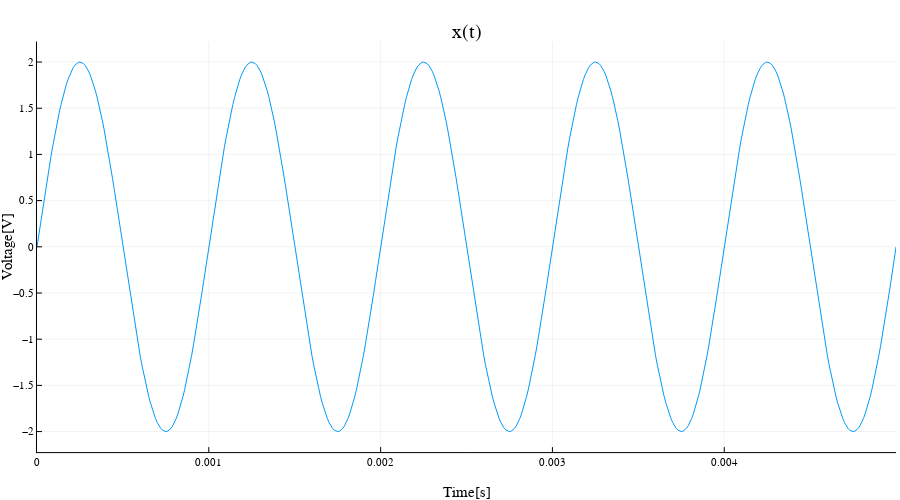
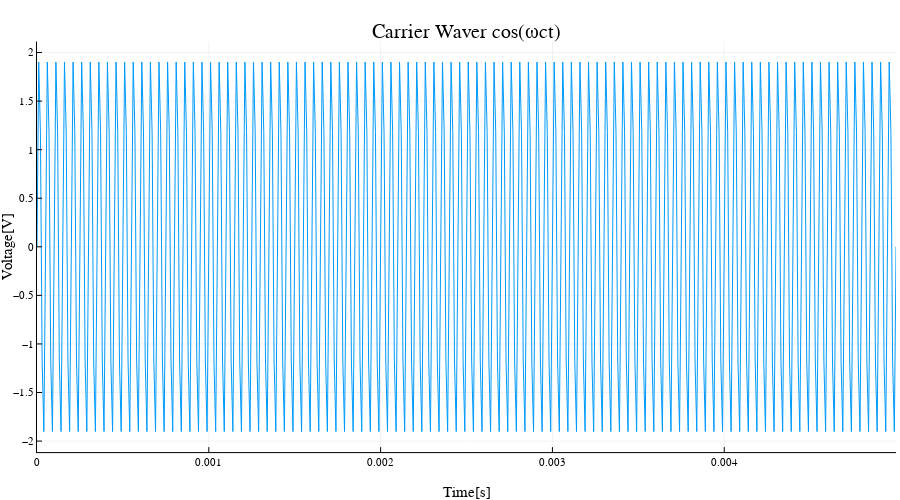
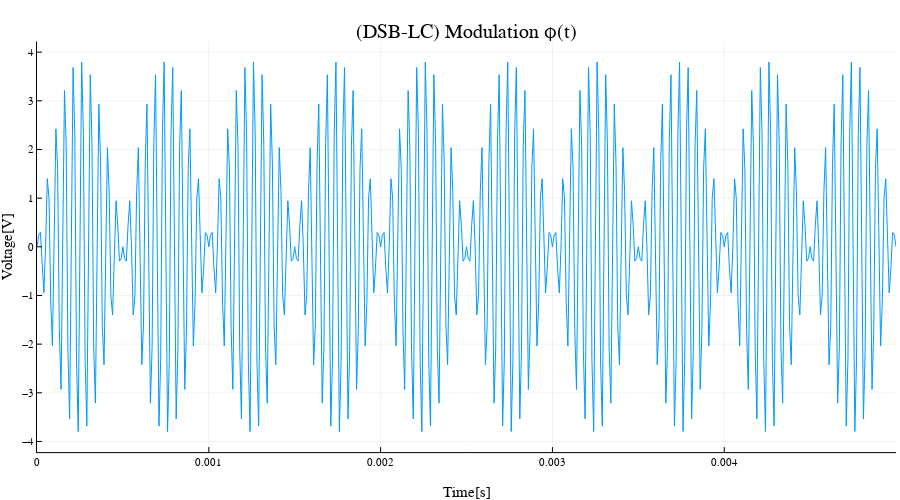
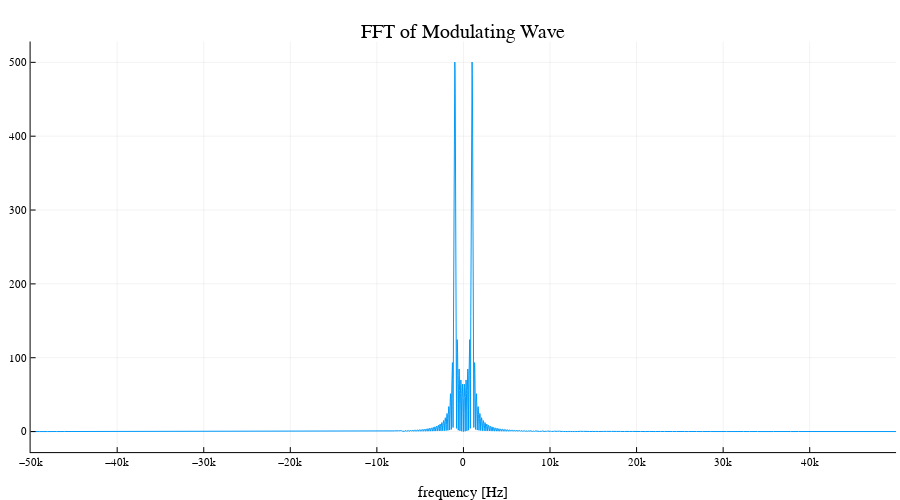

Source (notebook cell) for these figures, in order:
### Code cell
#DSB-SC demodulation

ϕ,t,c,x =myplot(1000,0.005) #ϕ(t) modulated signal
Dsig=ϕ.*c  #demodulated signal before filtering
N = length(t) #Number of samples
#Low Pass Filter components
R=1000 #1kohm
C=160E-9 #160nF
# Create a discrete impulse response to model an RC LPF
h = 1/(R*C).*exp.(-t/(R*C)) * Δt;   # with additional factor Δt
H = fft(h); # fft of lpf

DSC= fft(Dsig); # fft demodulated signal

#multiplying lpf with demodulated signal to recover signal
Y=DSC.*H #recovered signal in frequency domain
y=ifft(Y) #inverse of fft to get time domain signal

# Time Domain
fig = plot(t,Dsig,xlabel=("Time[s]"),ylabel=("Voltage[V]"),title=("Demodulated signal Before filter"));
display(fig)

fig = plot(t,real(y),xlabel=("Time[s]"),ylabel=("Voltage[V]"),title=("Demodulated signal after filter"));
display(fig)

#Fourier of de-modulated signal before filter
Dsig_padded = [Dsig; zeros(7*N)]   # Create an extended array, with 8N samples (by adding 7N extra zeros)
DSC_padded = fft(Dsig_padded)

N_new = length(Dsig_padded)
Δf_new = 1/(N_new*Δt)  # new spacing in frequency domain
#create array of freq values stored in f_axis. First element maps to 0Hz
if mod(N_new,2)==0    # case N even
    f_axis_new = (-N_new/2:N_new/2-1)*Δf_new;    
else   # case N odd
    f_axis_new = (-(N_new-1)/2 : (N_new-1)/2)*Δf_new; 
end

#Fourier of de-modulated signal after filter
y_padded = [y; zeros(7*N)]   # Create an extended array, with 8N samples (by adding 7N extra zeros)
Y_padded = fft(y_padded)

N_new = length(y_padded)
Δf_new = 1/(N_new*Δt)  # new spacing in frequency domain
#create array of freq values stored in f_axis. First element maps to 0Hz
if mod(N_new,2)==0    # case N even
    f_axis_new = (-N_new/2:N_new/2-1)*Δf_new;    
else   # case N odd
    f_axis_new = (-(N_new-1)/2 : (N_new-1)/2)*Δf_new; 
end

#plot fourier transform of de-modulated wave before filter
fig=plot(f_axis_new,fftshift(abs.(DSC_padded)),title=("Demodulated signal before filter"),xlabel=("frequency [Hz]"));
display(fig)
#plot fourier transform of de-modulated wave after filter
fig=plot(f_axis_new,fftshift(abs.(Y_padded)),title=("Demodulated signal| after filter"),xlabel=("frequency [Hz]"));
display(fig)

### Figure 1 — Plotly figure (JSON) as saved in the notebook; plotly's stock layout.template omitted (floating-point values rounded to 4 significant figures; data arrays with more than 128 entries replaced by an {"elided": "..."} marker saying what was removed)
{"data": [{"colorbar": {"title": ""}, "legendgroup": "", "line": {"color": "rgba(0, 154, 250, 1.000)", "dash": "solid", "shape": "linear", "width": 1}, "mode": "lines", "name": "", "showlegend": false, "type": "scatter", "x": {"elided": "501 float values"}, "xaxis": "x", "y": {"elided": "501 float values"}, "yaxis": "y", "zmax": null, "zmin": null}], "layout": {"annotations": [{"font": {"color": "rgba(0, 0, 0, 1.000)", "family": "sans-serif", "size": 20}, "rotation": 0, "showarrow": false, "text": "x(t)", "x": 0.5184, "xanchor": "center", "xref": "paper", "y": 1, "yanchor": "top", "yref": "paper"}], "height": 500, "legend_position": {"bgcolor": "rgba(255, 255, 255, 1.000)", "bordercolor": "rgba(0, 0, 0, 1.000)", "borderwidth": 1, "font": {"color": "rgba(0, 0, 0, 1.000)", "family": "sans-serif", "size": 11}, "title": {"font": {"color": "rgba(0, 0, 0, 1.000)", "family": "sans-serif", "size": 15}, "text": ""}, "tracegroupgap": 0, "traceorder": "normal", "x": 1, "xanchor": "auto", "y": 1, "yanchor": "auto"}, "margin": {"b": 20, "l": 0, "r": 0, "t": 20}, "paper_bgcolor": "rgba(255, 255, 255, 1.000)", "plot_bgcolor": "rgba(255, 255, 255, 1.000)", "showlegend": true, "width": 900, "xaxis": {"anchor": "y", "domain": [0.0411, 0.9956], "gridcolor": "rgba(0, 0, 0, 0.100)", "gridwidth": 0.5, "linecolor": "rgba(0, 0, 0, 1.000)", "mirror": false, "showgrid": true, "showline": true, "showticklabels": true, "tickangle": 0, "tickcolor": "rgb(0, 0, 0)", "tickfont": {"color": "rgba(0, 0, 0, 1.000)", "family": "sans-serif", "size": 11}, "ticks": "inside", "title": "Time[s]", "titlefont": {"color": "rgba(0, 0, 0, 1.000)", "family": "sans-serif", "size": 15}, "type": "-", "visible": true, "zeroline": false, "zerolinecolor": "rgba(0, 0, 0, 1.000)"}, "yaxis": {"anchor": "x", "domain": [0.06065, 0.9532], "gridcolor": "rgba(0, 0, 0, 0.100)", "gridwidth": 0.5, "linecolor": "rgba(0, 0, 0, 1.000)", "mirror": false, "showgrid": true, "showline": true, "showticklabels": true, "tickangle": 0, "tickcolor": "rgb(0, 0, 0)", "tickfont": {"color": "rgba(0, 0, 0, 1.000)", "family": "sans-serif", "size": 11}, "ticks": "inside", "title": "Voltage[V]", "titlefont": {"color": "rgba(0, 0, 0, 1.000)", "family": "sans-serif", "size": 15}, "type": "-", "visible": true, "zeroline": false, "zerolinecolor": "rgba(0, 0, 0, 1.000)"}}}

### Figure 2 — Plotly figure (JSON) as saved in the notebook; plotly's stock layout.template omitted (floating-point values rounded to 4 significant figures; data arrays with more than 128 entries replaced by an {"elided": "..."} marker saying what was removed)
{"data": [{"colorbar": {"title": ""}, "legendgroup": "", "line": {"color": "rgba(0, 154, 250, 1.000)", "dash": "solid", "shape": "linear", "width": 1}, "mode": "lines", "name": "", "showlegend": false, "type": "scatter", "x": {"elided": "501 float values"}, "xaxis": "x", "y": {"elided": "501 float values"}, "yaxis": "y", "zmax": null, "zmin": null}], "layout": {"annotations": [{"font": {"color": "rgba(0, 0, 0, 1.000)", "family": "sans-serif", "size": 20}, "rotation": 0, "showarrow": false, "text": "Carrier Waver cos(ωct)", "x": 0.5184, "xanchor": "center", "xref": "paper", "y": 1, "yanchor": "top", "yref": "paper"}], "height": 500, "legend_position": {"bgcolor": "rgba(255, 255, 255, 1.000)", "bordercolor": "rgba(0, 0, 0, 1.000)", "borderwidth": 1, "font": {"color": "rgba(0, 0, 0, 1.000)", "family": "sans-serif", "size": 11}, "title": {"font": {"color": "rgba(0, 0, 0, 1.000)", "family": "sans-serif", "size": 15}, "text": ""}, "tracegroupgap": 0, "traceorder": "normal", "x": 1, "xanchor": "auto", "y": 1, "yanchor": "auto"}, "margin": {"b": 20, "l": 0, "r": 0, "t": 20}, "paper_bgcolor": "rgba(255, 255, 255, 1.000)", "plot_bgcolor": "rgba(255, 255, 255, 1.000)", "showlegend": true, "width": 900, "xaxis": {"anchor": "y", "domain": [0.0411, 0.9956], "gridcolor": "rgba(0, 0, 0, 0.100)", "gridwidth": 0.5, "linecolor": "rgba(0, 0, 0, 1.000)", "mirror": false, "showgrid": true, "showline": true, "showticklabels": true, "tickangle": 0, "tickcolor": "rgb(0, 0, 0)", "tickfont": {"color": "rgba(0, 0, 0, 1.000)", "family": "sans-serif", "size": 11}, "ticks": "inside", "title": "Time[s]", "titlefont": {"color": "rgba(0, 0, 0, 1.000)", "family": "sans-serif", "size": 15}, "type": "-", "visible": true, "zeroline": false, "zerolinecolor": "rgba(0, 0, 0, 1.000)"}, "yaxis": {"anchor": "x", "domain": [0.06065, 0.9532], "gridcolor": "rgba(0, 0, 0, 0.100)", "gridwidth": 0.5, "linecolor": "rgba(0, 0, 0, 1.000)", "mirror": false, "showgrid": true, "showline": true, "showticklabels": true, "tickangle": 0, "tickcolor": "rgb(0, 0, 0)", "tickfont": {"color": "rgba(0, 0, 0, 1.000)", "family": "sans-serif", "size": 11}, "ticks": "inside", "title": "Voltage[V]", "titlefont": {"color": "rgba(0, 0, 0, 1.000)", "family": "sans-serif", "size": 15}, "type": "-", "visible": true, "zeroline": false, "zerolinecolor": "rgba(0, 0, 0, 1.000)"}}}

### Figure 3 — Plotly figure (JSON) as saved in the notebook; plotly's stock layout.template omitted (floating-point values rounded to 4 significant figures; data arrays with more than 128 entries replaced by an {"elided": "..."} marker saying what was removed)
{"data": [{"colorbar": {"title": ""}, "legendgroup": "", "line": {"color": "rgba(0, 154, 250, 1.000)", "dash": "solid", "shape": "linear", "width": 1}, "mode": "lines", "name": "", "showlegend": false, "type": "scatter", "x": {"elided": "501 float values"}, "xaxis": "x", "y": {"elided": "501 float values"}, "yaxis": "y", "zmax": null, "zmin": null}], "layout": {"annotations": [{"font": {"color": "rgba(0, 0, 0, 1.000)", "family": "sans-serif", "size": 20}, "rotation": 0, "showarrow": false, "text": "(DSB-LC) Modulation ϕ(t)", "x": 0.5184, "xanchor": "center", "xref": "paper", "y": 1, "yanchor": "top", "yref": "paper"}], "height": 500, "legend_position": {"bgcolor": "rgba(255, 255, 255, 1.000)", "bordercolor": "rgba(0, 0, 0, 1.000)", "borderwidth": 1, "font": {"color": "rgba(0, 0, 0, 1.000)", "family": "sans-serif", "size": 11}, "title": {"font": {"color": "rgba(0, 0, 0, 1.000)", "family": "sans-serif", "size": 15}, "text": ""}, "tracegroupgap": 0, "traceorder": "normal", "x": 1, "xanchor": "auto", "y": 1, "yanchor": "auto"}, "margin": {"b": 20, "l": 0, "r": 0, "t": 20}, "paper_bgcolor": "rgba(255, 255, 255, 1.000)", "plot_bgcolor": "rgba(255, 255, 255, 1.000)", "showlegend": true, "width": 900, "xaxis": {"anchor": "y", "domain": [0.0411, 0.9956], "gridcolor": "rgba(0, 0, 0, 0.100)", "gridwidth": 0.5, "linecolor": "rgba(0, 0, 0, 1.000)", "mirror": false, "showgrid": true, "showline": true, "showticklabels": true, "tickangle": 0, "tickcolor": "rgb(0, 0, 0)", "tickfont": {"color": "rgba(0, 0, 0, 1.000)", "family": "sans-serif", "size": 11}, "ticks": "inside", "title": "Time[s]", "titlefont": {"color": "rgba(0, 0, 0, 1.000)", "family": "sans-serif", "size": 15}, "type": "-", "visible": true, "zeroline": false, "zerolinecolor": "rgba(0, 0, 0, 1.000)"}, "yaxis": {"anchor": "x", "domain": [0.06065, 0.9532], "gridcolor": "rgba(0, 0, 0, 0.100)", "gridwidth": 0.5, "linecolor": "rgba(0, 0, 0, 1.000)", "mirror": false, "showgrid": true, "showline": true, "showticklabels": true, "tickangle": 0, "tickcolor": "rgb(0, 0, 0)", "tickfont": {"color": "rgba(0, 0, 0, 1.000)", "family": "sans-serif", "size": 11}, "ticks": "inside", "title": "Voltage[V]", "titlefont": {"color": "rgba(0, 0, 0, 1.000)", "family": "sans-serif", "size": 15}, "type": "-", "visible": true, "zeroline": false, "zerolinecolor": "rgba(0, 0, 0, 1.000)"}}}

### Figure 4 — Plotly figure (JSON) as saved in the notebook; plotly's stock layout.template omitted (floating-point values rounded to 4 significant figures; data arrays with more than 128 entries replaced by an {"elided": "..."} marker saying what was removed)
{"data": [{"colorbar": {"title": ""}, "legendgroup": "", "line": {"color": "rgba(0, 154, 250, 1.000)", "dash": "solid", "shape": "linear", "width": 1}, "mode": "lines", "name": "", "showlegend": false, "type": "scatter", "x": {"elided": "4008 float values"}, "xaxis": "x", "y": {"elided": "4008 float values"}, "yaxis": "y", "zmax": null, "zmin": null}], "layout": {"annotations": [{"font": {"color": "rgba(0, 0, 0, 1.000)", "family": "sans-serif", "size": 20}, "rotation": 0, "showarrow": false, "text": "FFT of Modulating Wave", "x": 0.5148, "xanchor": "center", "xref": "paper", "y": 1, "yanchor": "top", "yref": "paper"}], "height": 500, "legend_position": {"bgcolor": "rgba(255, 255, 255, 1.000)", "bordercolor": "rgba(0, 0, 0, 1.000)", "borderwidth": 1, "font": {"color": "rgba(0, 0, 0, 1.000)", "family": "sans-serif", "size": 11}, "title": {"font": {"color": "rgba(0, 0, 0, 1.000)", "family": "sans-serif", "size": 15}, "text": ""}, "tracegroupgap": 0, "traceorder": "normal", "x": 1, "xanchor": "auto", "y": 1, "yanchor": "auto"}, "margin": {"b": 20, "l": 0, "r": 0, "t": 20}, "paper_bgcolor": "rgba(255, 255, 255, 1.000)", "plot_bgcolor": "rgba(255, 255, 255, 1.000)", "showlegend": true, "width": 900, "xaxis": {"anchor": "y", "domain": [0.034, 0.9956], "gridcolor": "rgba(0, 0, 0, 0.100)", "gridwidth": 0.5, "linecolor": "rgba(0, 0, 0, 1.000)", "mirror": false, "showgrid": true, "showline": true, "showticklabels": true, "tickangle": 0, "tickcolor": "rgb(0, 0, 0)", "tickfont": {"color": "rgba(0, 0, 0, 1.000)", "family": "sans-serif", "size": 11}, "ticks": "inside", "title": "frequency [Hz]", "titlefont": {"color": "rgba(0, 0, 0, 1.000)", "family": "sans-serif", "size": 15}, "type": "-", "visible": true, "zeroline": false, "zerolinecolor": "rgba(0, 0, 0, 1.000)"}, "yaxis": {"anchor": "x", "domain": [0.06065, 0.9532], "gridcolor": "rgba(0, 0, 0, 0.100)", "gridwidth": 0.5, "linecolor": "rgba(0, 0, 0, 1.000)", "mirror": false, "showgrid": true, "showline": true, "showticklabels": true, "tickangle": 0, "tickcolor": "rgb(0, 0, 0)", "tickfont": {"color": "rgba(0, 0, 0, 1.000)", "family": "sans-serif", "size": 11}, "ticks": "inside", "title": "", "titlefont": {"color": "rgba(0, 0, 0, 1.000)", "family": "sans-serif", "size": 15}, "type": "-", "visible": true, "zeroline": false, "zerolinecolor": "rgba(0, 0, 0, 1.000)"}}}
